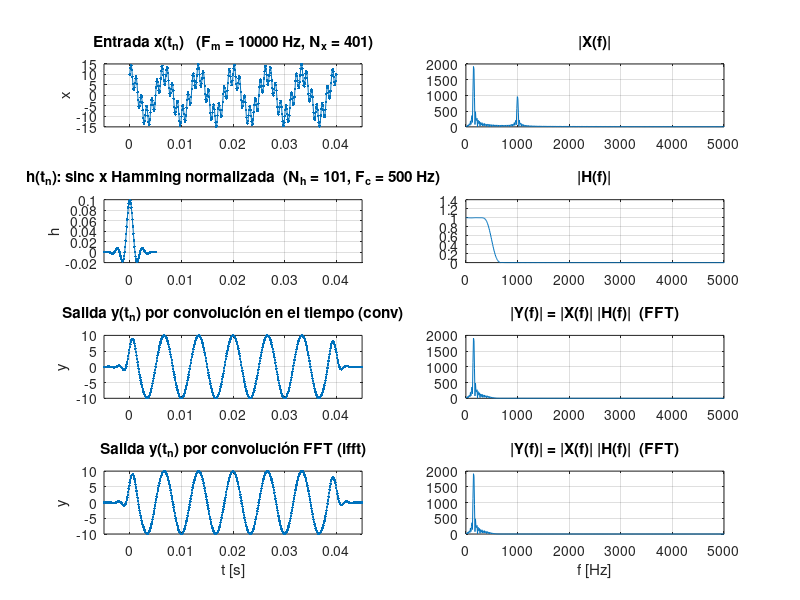

MATLAB code to generate this figure:
% =========================================================================
% ANÁLISIS NUMÉRICO - TRABAJOS DE LABORATORIO
% EJERCICIO 4: Filtro pasa bajos FIR por sinc enventanada (Hamming)
%
% La frecuencia de muestreo Fm es el dato principal: dt = 1/Fm.
%   h[n] = (2 Fc/Fm) sinc(2 Fc n / Fm) . w_Hamming[n],  normalizado a sum(h) = 1
%
% Uso:  ej4                         -> valores por defecto
%       ej4(Fm, Nh, Fc, Nx, N)
% =========================================================================
function [t_y, y_conv, y_fft, f, X, H, Y] = ej4(Fm, Nh, Fc, Nx, N)

  if nargin < 1 || isempty(Fm), Fm = 10000; end  % frecuencia de muestreo [Hz]
  if nargin < 2 || isempty(Nh), Nh = 101;   end  % largo del núcleo (impar)
  if nargin < 3 || isempty(Fc), Fc = 500;   end  % frecuencia de corte [Hz]
  if nargin < 4 || isempty(Nx), Nx = 401;   end  % muestras de la entrada
  if nargin < 5 || isempty(N),  N  = max(1024, 2^nextpow2(Nx + Nh - 1)); end

  if mod(Nh, 2) == 0, error('Nh debe ser impar'); end
  if N < Nx + Nh - 1, error('N debe ser >= Nx + Nh - 1'); end

  % --- Entrada muestreada a Fm ----------------------------------------------
  nx  = 0:Nx-1;
  t_x = nx / Fm;                                   % tiempos continuos [s]
  x   = 10*cos(2*pi*150*t_x) + 5*sin(2*pi*1000*t_x);

  % --- Núcleo: sinc truncada x ventana de Hamming, normalizada --------------
  M   = (Nh - 1) / 2;
  nh  = -M:M;
  t_h = nh / Fm;
  h   = (2*Fc/Fm) * sinc(2*Fc*nh/Fm);              % sinc ideal truncada
  h   = h .* hamming(Nh)';                         % ventana de Hamming
  h   = h / sum(h);                                % normalizado: H(0) = 1

  % --- Respuesta por convolución en el tiempo -------------------------------
  y_conv = conv(x, h);
  ny     = (nx(1) + nh(1)) : (nx(end) + nh(end));
  t_y    = ny / Fm;

  % --- Respuesta por convolución FFT ----------------------------------------
  X     = fft(x, N);                               % fft(x, N) completa con ceros
  H     = fft(h, N);
  Y     = X .* H;
  yN    = real(ifft(Y));
  y_fft = yN(1:numel(ny));

  printf('Fm = %g Hz | Nh = %d | N = %d | max|y_fft - y_conv| = %.3e\n', ...
         Fm, Nh, N, max(abs(y_fft - y_conv)));

  % --- Eje de frecuencias analógicas de la FFT ------------------------------
  f    = (0:N-1) * Fm / N;                         % f_k = k Fm / N  [Hz]
  flim = [0, Fm/2];                                % hasta Nyquist (espectro simétrico)
  tlim = [t_y(1), t_y(end)];

  % --- Gráficos: 4 filas x 2 columnas ---------------------------------------
  figure('Name', sprintf('Ejercicio 4 - FIR Hamming (Fm = %g Hz, Nh = %d)', Fm, Nh));

  subplot(4, 2, 1);
  plot(t_x, x, '.-'); xlim(tlim); grid on;
  title(sprintf('Entrada x(t_n)   (F_m = %g Hz, N_x = %d)', Fm, Nx));
  ylabel('x');

  subplot(4, 2, 2);
  plot(f, abs(X)); xlim(flim); grid on;
  title('|X(f)|');

  subplot(4, 2, 3);
  plot(t_h, h, '.-'); xlim(tlim); grid on;
  title(sprintf('h(t_n): sinc x Hamming normalizada  (N_h = %d, F_c = %g Hz)', Nh, Fc));
  ylabel('h');

  subplot(4, 2, 4);
  plot(f, abs(H)); xlim(flim); grid on;
  title('|H(f)|');

  subplot(4, 2, 5);
  plot(t_y, y_conv, '.-'); xlim(tlim); grid on;
  title('Salida y(t_n) por convolución en el tiempo (conv)');
  ylabel('y');

  subplot(4, 2, 6);
  plot(f, abs(Y)); xlim(flim); grid on;
  title('|Y(f)| = |X(f)| |H(f)|  (FFT)');

  subplot(4, 2, 7);
  plot(t_y, y_fft, '.-'); xlim(tlim); grid on;
  title('Salida y(t_n) por convolución FFT (ifft)');
  xlabel('t [s]'); ylabel('y');

  subplot(4, 2, 8);
  plot(f, abs(Y)); xlim(flim); grid on;
  title('|Y(f)| = |X(f)| |H(f)|  (FFT)');
  xlabel('f [Hz]');

end
